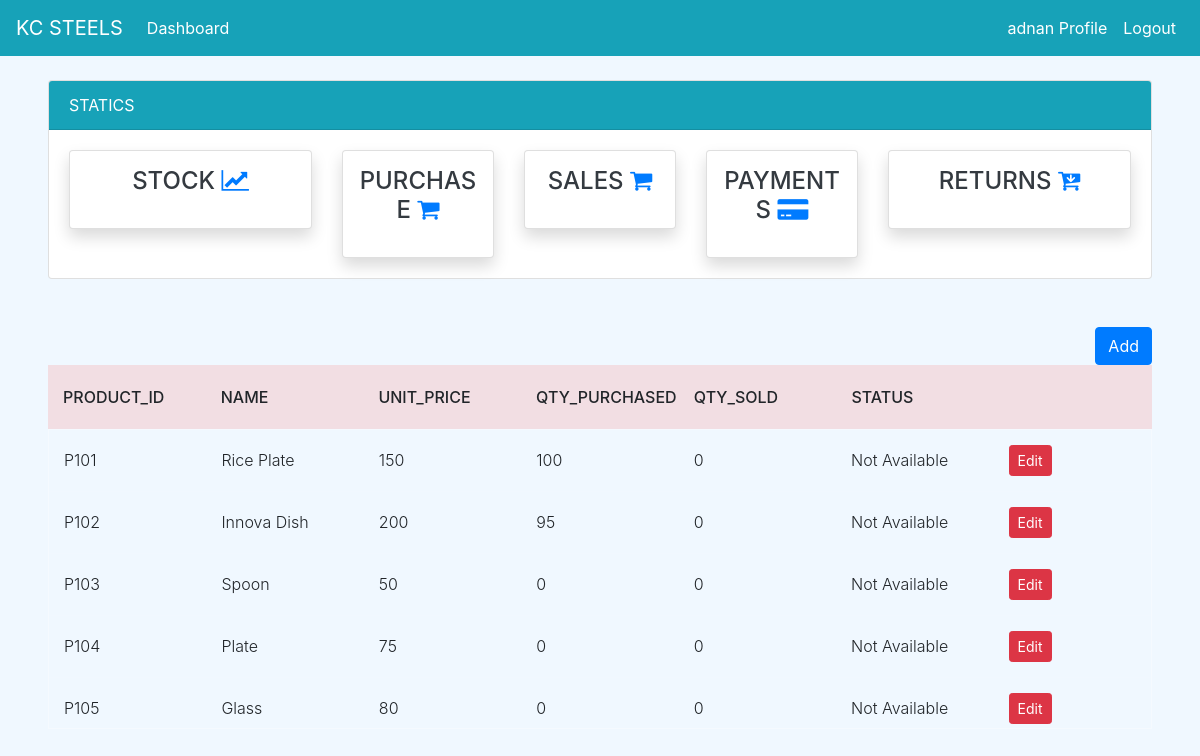
The page /stock/ (signed in) on the database as committed earlier.
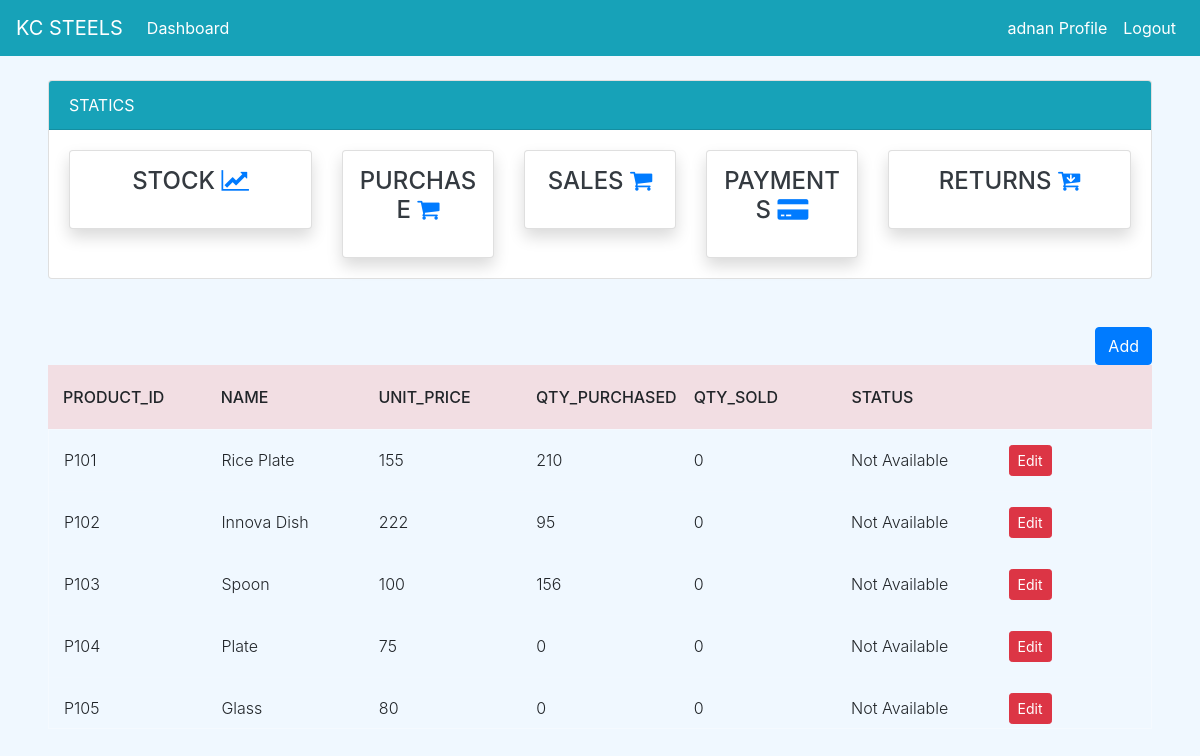
The same page on the database as committed later.
### dashboard/models.py (models this page shows, shortened)
class Item(models.Model):
        item_no = models.IntegerField(null=True)
        item_id = models.CharField(max_length=10,null=True)
        name = models.CharField(max_length=100, null=True, blank=False,unique=True)
        unit_price = models.PositiveBigIntegerField(null=True,blank=True)
        qty_available = models.PositiveIntegerField(null=True, default=0)
        qty_sold = models.PositiveIntegerField(null=True, default=0)
        qty_purchased = models.PositiveIntegerField(null=True, default=0)
        status = models.BooleanField(default=False)

### dashboard/views.py (the view)
# urls.py: path('stock/',views.stock,name='stock'),
@login_required
def stock(request):
    items = Item.objects.all()
    p_id = 101 if Item.objects.count() == 0 else Item.objects.aggregate(max=Max('item_no'))["max"] + 1
    if request.method == 'POST':
        price = request.POST.get('unit_price')
        name = request.POST.get('name')
        form = ItemForm(request.POST)
        if form.is_valid():
            Item(item_no=p_id,item_id=(f'{"P"}{p_id}'),name=name,unit_price=price).save()
    else:
        form = ItemForm
    context = {
        'items': items,
        'form' : form,
    }
    return render(request, 'dashboard/stock.html',context)

### templates/dashboard/stock.html (shortened to what this page needs)
{% extends 'partial/base.html' %}
{% load crispy_forms_tags %}
{% block content %}
{% if user.is_authenticated and user.is_superuser %}
{% else %}
{% include 'partial/topnav_staff.html'%}
<div class="mx-5">
    <div class="row my-4">
          <div class="col mt-4 text-right">
            <button type="button" class="btn btn-primary" data-toggle="modal" data-target="#P_Add">
              Add
            </button>
        </div>
          <div class="col-md-12">
                <div class="tbl-header">
                  <table cellpadding="0" cellspacing="0" border="0">
                    <thead>
                      <tr>
                        <th scope="col">Product_id</th>
                        <th scope="col">Name</th>
                        <th scope="col">Unit_Price</th>
                        <th scope="col">qty_purchased</th>
                        <th scope="col">QTY_Sold</th>
                        <th scope="col">Status</th>
						<th scope="col"></th>
                      </tr>
                    </thead>
                  </table>
                </div>
                <div class="tbl-content">
                  <table cellpadding="0" cellspacing="0" border="0">
                    <tbody>
                      {% for item in items %}
                        <tr>
                          <td>{{ item.item_id }}</td>
                          <td>{{ item.name }}</td>
                          <td>{{ item.unit_price }}</td>
                          <td>{{ item.qty_purchased }}</td>
                          <td>{{ item.qty_sold }}</td>
                          {% if item.status == True %}
                          <td>Available</td>
                          {% else %}
                          <td>Not Available</td>
                          {% endif %}
						  <td scope="row"><a class="btn btn-danger btn-sm" href="{% url 'stock_update' item.id %}">Edit</a></td>
                        </tr>
                      {% endfor %}
                    </tbody>
                  </table>
          </div>
      </div>
</div>
{% endif %}
{% endblock %}

Rows that differ between the two databases and show on the page:
changed Item "Rice Plate": unit_price "150" → "155"; qty_purchased "100" → "210"
changed Item "Innova Dish": unit_price "200" → "222"
changed Item "Spoon": unit_price "50" → "100"; qty_purchased "0" → "156"
